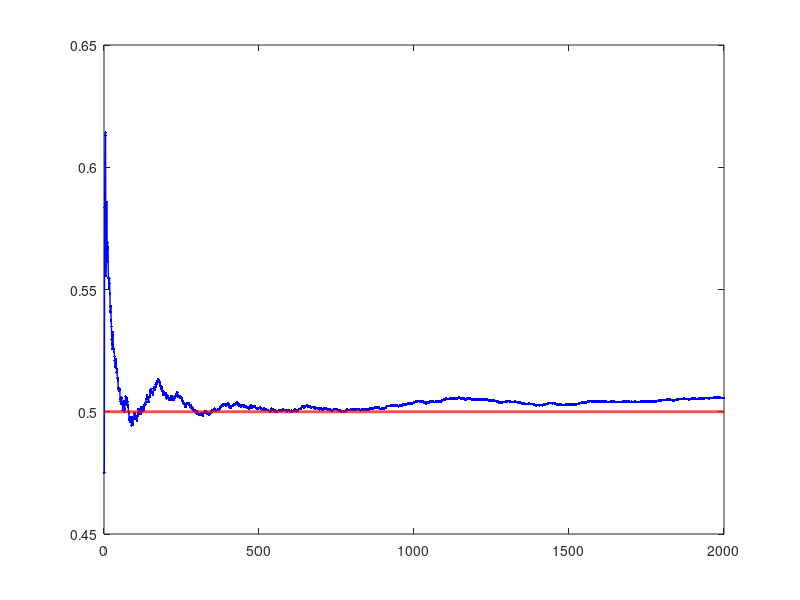
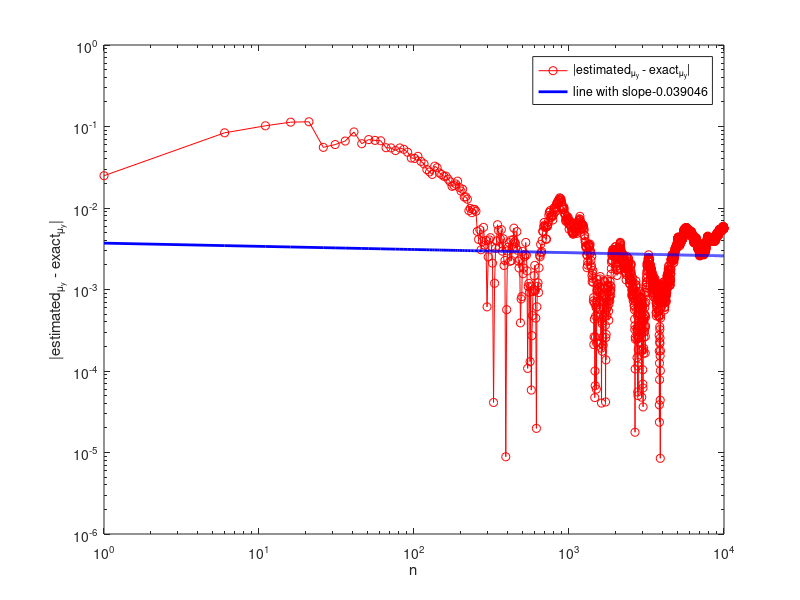

Reproduce these figures in MATLAB, in order.
clear; clc;
N = 100;
dx = 1.0/N;
x = [0:dx:1]';
xmid = ( x(1:end-1) + x (2:end) ) / 2.0 ;
T_left = 1;
c0 = 1.0 ;
% % Define phi
d = 10; sigma = 1 ;


j = 1;

%One rv diffusion constant- log normal
mu = 0;
sigma = 0.75;

n = [1:5:10e3];
for sim = n
xi = randn(d,1);%randn(1,1)*ones(length(xmid),1);
gmid = 0.0 ;
for i =1:d
gmid = gmid + xi(i)*((sqrt(2)*sigma)./((i-0.5)*pi))*(sin(pi*xmid*(i-0.5)));
end
cmid = exp(gmid);
c_left = cmid(2:N); % note this is because of how Matlab's spdiags works
c_right = cmid(1:N-1);
c_diag = -(c_left+c_right);
A = 1/(dx^2)*spdiags([c_left c_diag c_right],[-1 0 1],N-1,N-1);
b = zeros(N-1,1) ;
b(1) = -(cmid(1)/(dx^2))*T_left;
u = A\b;
%c(j,1) = cmid(N/2);
T_half(j,1) = u(N/2);
mc_mean(j,1) = mean(T_half);
j = j+1;
 %figure(1)
 %plot(cmid,'LineWidth',2);
% xlim([0,1]); ylim([-0.5,1.5]);
 %hold on ;
end
figure(2)
plot(mc_mean,'b.-','LineWidth',1);
hold on;
mean_temp = 0.49999;
plot(mean_temp*ones(length(mc_mean),1),'r','LineWidth',2);
figure(3)
error = abs(mc_mean - mean_temp);
loglog(n,error,'ro-')
hold on;
coeffs = polyfit(log(n),log(error'),1);
y = polyval(coeffs,log(n));
loglog(n,exp(y),'b','LineWidth',2);
xlabel('n'); ylabel('|estimated_{\mu_y} - exact_{\mu_y}|');
legend('|estimated_{\mu_y} - exact_{\mu_y}|',strcat('line with slope',num2str(coeffs(1))));
